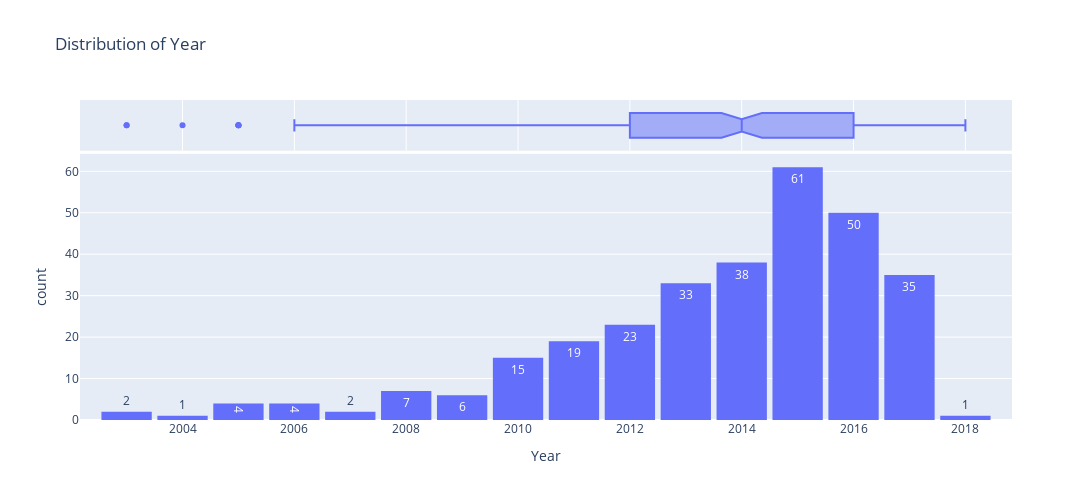

The cell this chart's notebook holds for it:
### Markdown cell above
#### Analysis on Numerical Features

#### `Year`

### Code cell
fig = px.histogram(data, x='Year',marginal='box',nbins=16,title='Distribution of Year',text_auto=True,width=1500,height=500)
fig.update_layout(bargap=0.1)
fig.show()

### Figure 1 — Plotly figure (JSON) as saved in the notebook; plotly's stock layout.template omitted (floating-point values rounded to 4 significant figures; data arrays with more than 128 entries replaced by an {"elided": "..."} marker saying what was removed)
{"data": [{"alignmentgroup": "True", "bingroup": "x", "hovertemplate": "Year=%{x}<br>count=%{y}<extra></extra>", "legendgroup": "", "marker": {"color": "#636efa", "pattern": {"shape": ""}}, "name": "", "nbinsx": 16, "offsetgroup": "", "orientation": "v", "showlegend": false, "texttemplate": "%{value}", "type": "histogram", "x": {"elided": "301 int values"}, "xaxis": "x", "yaxis": "y"}, {"alignmentgroup": "True", "hovertemplate": "Year=%{x}<extra></extra>", "legendgroup": "", "marker": {"color": "#636efa"}, "name": "", "notched": true, "offsetgroup": "", "showlegend": false, "type": "box", "x": {"elided": "301 int values"}, "xaxis": "x2", "yaxis": "y2"}], "layout": {"bargap": 0.1, "barmode": "relative", "height": 500, "legend": {"tracegroupgap": 0}, "title": {"text": "Distribution of Year"}, "width": 1500, "xaxis": {"anchor": "y", "domain": [0, 1], "title": {"text": "Year"}}, "xaxis2": {"anchor": "y2", "domain": [0, 1], "matches": "x", "showgrid": true, "showticklabels": false}, "yaxis": {"anchor": "x", "domain": [0, 0.8316], "title": {"text": "count"}}, "yaxis2": {"anchor": "x2", "domain": [0.8416, 1], "matches": "y2", "showgrid": false, "showline": false, "showticklabels": false, "ticks": ""}}}
